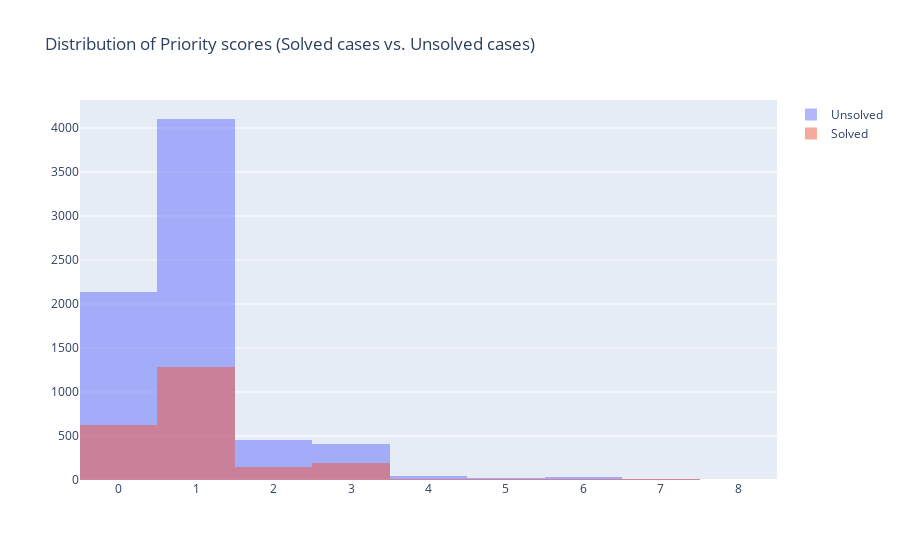

The cell this chart's notebook holds for it:
### Code cell
# Distribution of Priority scores (Solved cases vs. Unsolved cases) using Plotly

fig = go.Figure()
fig.add_trace(go.Histogram(x=df_unsolved['PriorityScore'], name='Unsolved'))
fig.add_trace(go.Histogram(x=df_solved['PriorityScore'], name='Solved'))
fig.update_layout(barmode='overlay', title='Distribution of Priority scores (Solved cases vs. Unsolved cases)')
fig.update_traces(opacity=0.5)
fig.show()

### Figure 1 — Plotly figure (JSON) as saved in the notebook; plotly's stock layout.template omitted (floating-point values rounded to 4 significant figures; data arrays with more than 128 entries replaced by an {"elided": "..."} marker saying what was removed)
{"data": [{"name": "Unsolved", "opacity": 0.5, "type": "histogram", "x": {"elided": "7218 int values"}}, {"name": "Solved", "opacity": 0.5, "type": "histogram", "x": {"elided": "2303 int values"}}], "layout": {"barmode": "overlay", "title": {"text": "Distribution of Priority scores (Solved cases vs. Unsolved cases)"}}}
